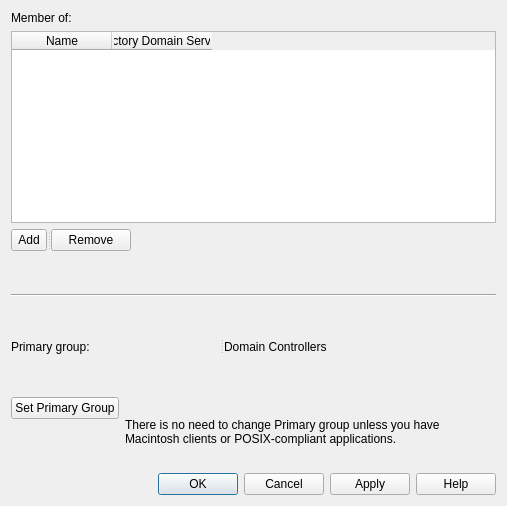
<?xml version="1.0" encoding="UTF-8"?>
<ui version="4.0">
 <class>Form</class>
 <widget class="QWidget" name="Form">
  <property name="geometry">
   <rect>
    <x>0</x>
    <y>0</y>
    <width>507</width>
    <height>506</height>
   </rect>
  </property>
  <property name="windowTitle">
   <string>Form</string>
  </property>
  <layout class="QGridLayout" name="gridLayout_3">
   <item row="0" column="0">
    <layout class="QGridLayout" name="gridLayout_2">
     <item row="0" column="0" colspan="3">
      <layout class="QGridLayout" name="gridLayout">
       <item row="0" column="0">
        <widget class="QLabel" name="memberOfLabel">
         <property name="text">
          <string>Member of:</string>
         </property>
        </widget>
       </item>
       <item row="1" column="0">
        <widget class="QTableWidget" name="tableWidget">
         <property name="columnCount">
          <number>2</number>
         </property>
         <column>
          <property name="text">
           <string>Name</string>
          </property>
         </column>
         <column>
          <property name="text">
           <string>Active Directory Domain Services Folder</string>
          </property>
         </column>
        </widget>
       </item>
      </layout>
     </item>
     <item row="1" column="0" colspan="2">
      <widget class="QSplitter" name="splitter">
       <property name="orientation">
        <enum>Qt::Horizontal</enum>
       </property>
       <widget class="QToolButton" name="addToolButton">
        <property name="text">
         <string>Add</string>
        </property>
       </widget>
       <widget class="QPushButton" name="pushButton">
        <property name="text">
         <string>Remove</string>
        </property>
       </widget>
      </widget>
     </item>
     <item row="1" column="2">
      <spacer name="horizontalSpacer">
       <property name="orientation">
        <enum>Qt::Horizontal</enum>
       </property>
       <property name="sizeHint" stdset="0">
        <size>
         <width>248</width>
         <height>20</height>
        </size>
       </property>
      </spacer>
     </item>
     <item row="2" column="0" colspan="3">
      <spacer name="verticalSpacer">
       <property name="orientation">
        <enum>Qt::Vertical</enum>
       </property>
       <property name="sizeHint" stdset="0">
        <size>
         <width>448</width>
         <height>18</height>
        </size>
       </property>
      </spacer>
     </item>
     <item row="3" column="0" colspan="3">
      <widget class="Line" name="line">
       <property name="orientation">
        <enum>Qt::Horizontal</enum>
       </property>
      </widget>
     </item>
     <item row="4" column="0" colspan="3">
      <spacer name="verticalSpacer_2">
       <property name="orientation">
        <enum>Qt::Vertical</enum>
       </property>
       <property name="sizeHint" stdset="0">
        <size>
         <width>448</width>
         <height>13</height>
        </size>
       </property>
      </spacer>
     </item>
     <item row="5" column="0" colspan="3">
      <widget class="QSplitter" name="splitter_2">
       <property name="orientation">
        <enum>Qt::Horizontal</enum>
       </property>
       <widget class="QLabel" name="primaryGroupLabel">
        <property name="text">
         <string>Primary group:</string>
        </property>
       </widget>
       <widget class="QLabel" name="primaryGroupValueLabel">
        <property name="text">
         <string>Domain Controllers</string>
        </property>
       </widget>
      </widget>
     </item>
     <item row="6" column="0" colspan="3">
      <spacer name="verticalSpacer_3">
       <property name="orientation">
        <enum>Qt::Vertical</enum>
       </property>
       <property name="sizeHint" stdset="0">
        <size>
         <width>458</width>
         <height>18</height>
        </size>
       </property>
      </spacer>
     </item>
     <item row="7" column="0">
      <widget class="QPushButton" name="setPrimaryGroupButton">
       <property name="text">
        <string>Set Primary Group</string>
       </property>
      </widget>
     </item>
     <item row="7" column="1" rowspan="2" colspan="2">
      <widget class="QLabel" name="setPrimaryGroupLabel">
       <property name="text">
        <string>There is no need to change Primary group unless you have Macintosh clients or POSIX-compliant applications.</string>
       </property>
       <property name="wordWrap">
        <bool>true</bool>
       </property>
      </widget>
     </item>
     <item row="8" column="0">
      <spacer name="verticalSpacer_4">
       <property name="orientation">
        <enum>Qt::Vertical</enum>
       </property>
       <property name="sizeHint" stdset="0">
        <size>
         <width>20</width>
         <height>48</height>
        </size>
       </property>
      </spacer>
     </item>
     <item row="9" column="0" colspan="3">
      <widget class="QDialogButtonBox" name="buttonBox">
       <property name="standardButtons">
        <set>QDialogButtonBox::Apply|QDialogButtonBox::Cancel|QDialogButtonBox::Help|QDialogButtonBox::Ok</set>
       </property>
      </widget>
     </item>
    </layout>
   </item>
  </layout>
 </widget>
 <resources/>
 <connections/>
</ui>
